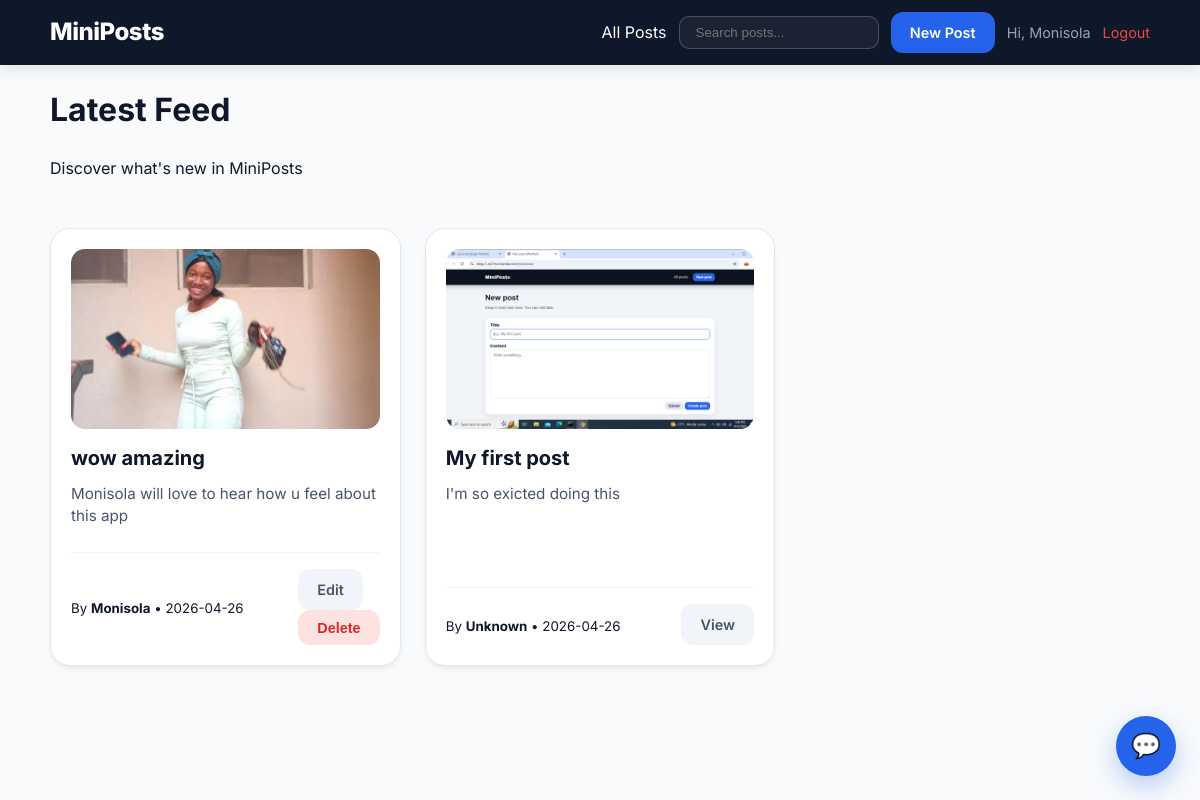
The page / (signed in) on the database its author committed.
### tables this page shows
CREATE TABLE users (
            id INTEGER PRIMARY KEY AUTOINCREMENT,
            username TEXT UNIQUE NOT NULL,
            password TEXT NOT NULL
        );

CREATE TABLE posts (
                id INTEGER PRIMARY KEY AUTOINCREMENT,
                title TEXT NOT NULL,
                content TEXT NOT NULL,
                image TEXT,
                created_at TEXT NOT NULL,
                updated_at TEXT NOT NULL
            , user_id INTEGER);

### app.py (the view)
@app.route("/")
def index():
    search_query = request.args.get("search", "")
    with get_db() as conn:
        if search_query:
            query = """
                SELECT posts.*, users.username as author
                FROM posts
                JOIN users ON posts.user_id = users.id
                WHERE title LIKE ? OR content LIKE ?
                ORDER BY posts.id DESC
            """
            posts = conn.execute(query, (f"%{search_query}%", f"%{search_query}%")).fetchall()
        else:
            query = """
                SELECT posts.*, users.username as author
                FROM posts
                LEFT JOIN users ON posts.user_id = users.id
                ORDER BY posts.id DESC
            """
            posts = conn.execute(query).fetchall()
    return render_template("index.html", posts=posts, search_query=search_query)

### app.py (called while the page is built)
def get_db():
    conn = sqlite3.connect(DB_PATH)
    conn.row_factory = sqlite3.Row
    return conn

### templates/index.html (shortened to what this page needs)
{% extends "base.html" %}
{% block content %}
<div class="page-head">
    {% if search_query %}
        <a href="{{ url_for('index') }}" class="breadcrumb">← View all posts</a>
        <h1>Search results for "{{ search_query }}"</h1>
    {% else %}
        <h1>Latest Feed</h1>
        <p class="muted">Discover what's new in MiniPosts</p>
    {% endif %}
</div>
<div class="grid">
{% for post in posts %}
    <article class="card">
        {% if post.image %}
            <img src="{{ url_for('static', filename='uploads/' + post.image) }}" class="post-img">
        {% endif %}
        <h2 class="card-title">
            <a href="{{ url_for('show_post', post_id=post.id) }}">
                {{ post.title }}
            </a>
        </h2>
        <div class="card-snippet">
            {{ post.content[:150] }}{% if post.content|length > 150 %}...{% endif %}
        </div>
        <div class="card-meta">
            <div class="muted">
                <small>By <strong>{{ post.author if post.author else 'Unknown' }}</strong> • {{ post.created_at[:10] }}</small>
            </div>
            <div class="card-actions">
                {% if session.get('user_id') == post.user_id %}
                    <a class="btn btn-ghost" href="{{ url_for('edit_post', post_id=post.id) }}">Edit</a>
                    <form method="POST" action="{{ url_for('delete_post', post_id=post.id) }}" onsubmit="return confirm('Are you sure you want to delete this post?')">
                        <button class="btn btn-danger">Delete</button>
                    </form>
                {% else %}
                    <a class="btn btn-ghost" href="{{ url_for('show_post', post_id=post.id) }}">View</a>
                {% endif %}
            </div>
        </div>
    </article>
{% endfor %}
</div>
{% endblock %}

### templates/base.html (shortened to what this page needs)
<!doctype html>
<html lang="en">
<head>
    <link rel="stylesheet" href="{{ url_for('static', filename='css/style.css') }}">
</head>
<body>
<header class="site-header">
    <div class="container header-inner">
        <a class="brand" href="{{ url_for('index') }}">MiniPosts</a>
        <nav class="nav">
            <a href="{{ url_for('index') }}">All Posts</a>
            <form action="{{ url_for('index') }}" method="GET">
                <input class="search-box" type="text" name="search" placeholder="Search posts...">
            </form>
            {% if session.get('user_id') %}
                <a class="btn btn-primary" href="{{ url_for('new_post') }}">New Post</a>
                <span style="color: rgba(255,255,255,0.6); font-size: 0.9rem;">Hi, {{ session.username }}</span>
                <a href="{{ url_for('logout') }}" style="color: #ef4444; font-size: 0.9rem;">Logout</a>
            {% else %}
                <a class="nav-link" href="{{ url_for('login') }}">Login</a>
                <a class="btn btn-primary" href="{{ url_for('register') }}">Join / Sign Up</a>
            {% endif %}
        </nav>
    </div>
</header>
<main class="container">
    {% block content %}{% endblock %}
</main>
<button class="chat-toggle" onclick="toggleChat()">💬</button>
</body>
</html>

### static/css/style.css (style rules this page uses)
* { box-sizing: border-box; }
body { margin: 0; font-family: 'Inter', -apple-system, BlinkMacSystemFont, "Segoe UI", Roboto, Helvetica, Arial, sans-serif; color: #0f172a; background: #f8fafc; line-height: 1.5; }
a { color: inherit; text-decoration: none; transition: 0.2s; }
.container { width: min(1100px, calc(100% - 2rem)); margin: 0 auto; }
.site-header { position: sticky; top: 0; background: #0f172a; color: #fff; box-shadow: 0 4px 15px rgba(0, 0, 0, 0.1); z-index: 100; padding: 0.75rem 0; }
.header-inner { display: flex; align-items: center; justify-content: space-between; gap: 1rem; flex-wrap: wrap; }
.brand { font-weight: 800; font-size: 1.5rem; letter-spacing: -0.02em; }
.nav { display: flex; gap: 0.75rem; align-items: center; flex-wrap: wrap; }
.search-box { padding: 0.5rem 1rem; border-radius: 10px; border: 1px solid rgba(255, 255, 255, 0.2); background: rgba(255, 255, 255, 0.05); color: #fff; width: 200px; transition: 0.3s; }
.grid { display: grid; grid-template-columns: repeat(auto-fill, minmax(320px, 1fr)); gap: 1.5rem; padding: 2rem 0 4rem; }
.card { background: #fff; border: 1px solid #e2e8f0; border-radius: 20px; padding: 1.25rem; display: flex; flex-direction: column; height: 100%; box-shadow: 0 4px 6px -1px rgba(0, 0, 0, 0.05), 0 2px 4px -1px rgba(0, 0, 0, 0.03); transition: transform 0.2s, box-shadow 0.2s; }
.post-img { width: 100%; height: 180px; object-fit: cover; border-radius: 14px; margin-bottom: 1rem; }
.card-title { margin: 0 0 0.75rem; font-size: 1.25rem; font-weight: 700; line-height: 1.3; }
.card-snippet { color: #475569; font-size: 0.95rem; margin-bottom: 1.5rem; flex-grow: 1; }
.card-meta { display: flex; justify-content: space-between; align-items: center; padding-top: 1rem; border-top: 1px solid #f1f5f9; margin-top: auto; }
.btn { display: inline-flex; align-items: center; justify-content: center; padding: 0.6rem 1.2rem; border-radius: 12px; font-weight: 600; font-size: 0.9rem; cursor: pointer; border: none; transition: 0.2s; }
.btn-primary { background: #2563eb; color: #fff; }
.btn-ghost { background: #f1f5f9; color: #475569; }
.btn-danger { background: #fee2e2; color: #dc2626; }
.chat-toggle { position: fixed; right: 1.5rem; bottom: 1.5rem; width: 60px; height: 60px; background: #2563eb; color: #fff; border-radius: 50%; box-shadow: 0 10px 25px rgba(37, 99, 235, 0.3); border: none; font-size: 1.5rem; cursor: pointer; z-index: 1000; }

### rows shown on the page
users: username "Monisola"
posts: image (picture), title "wow amazing", content "Monisola will love to hear how u feel about this app", username "Monisola", created_at "2026-04-26"
posts: image (picture), title "My first post", content "I'm so exicted doing this", author "Unknown", created_at "2026-04-26"
